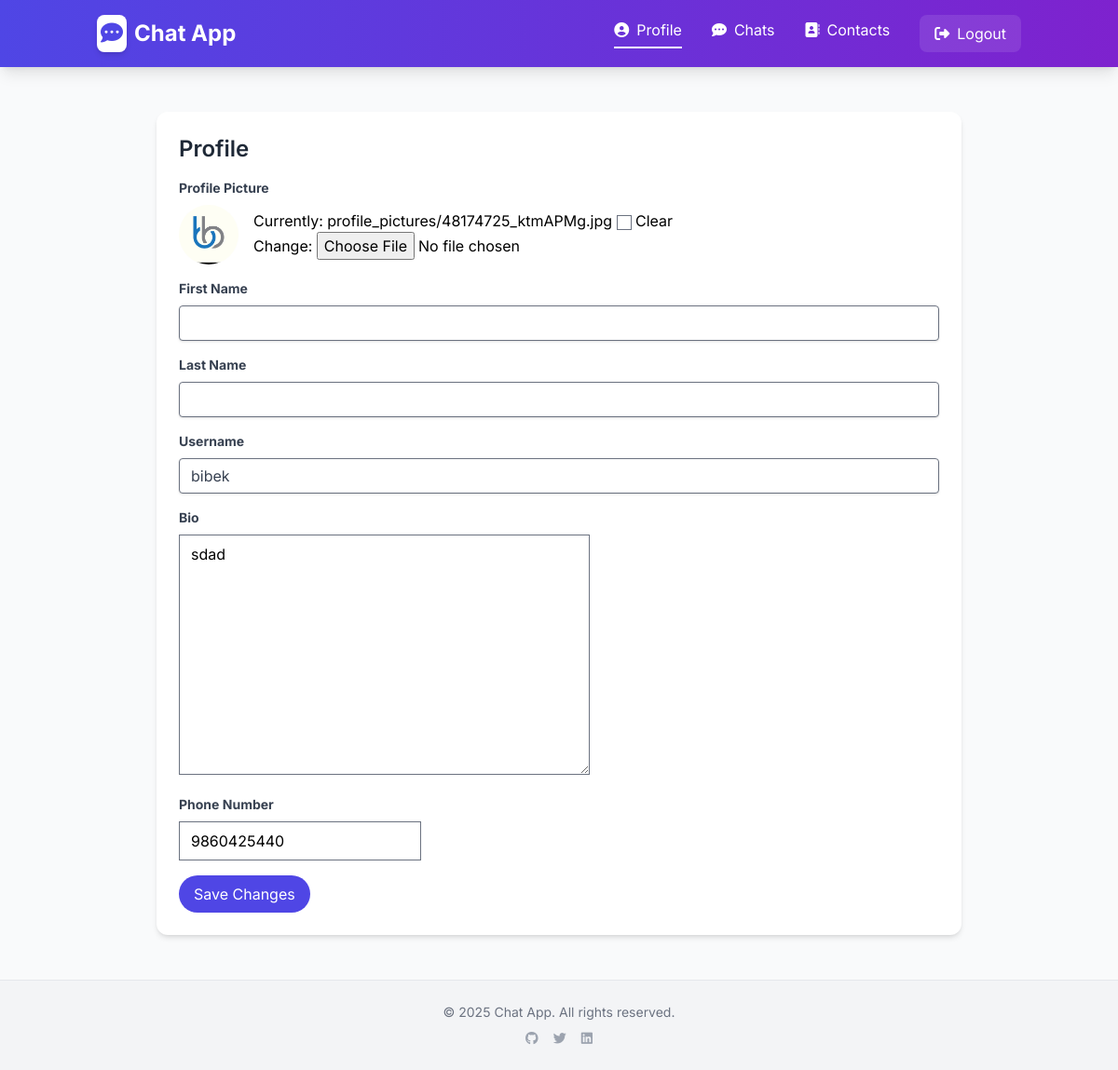
Before: /profile/ (signed in) with the older database file.
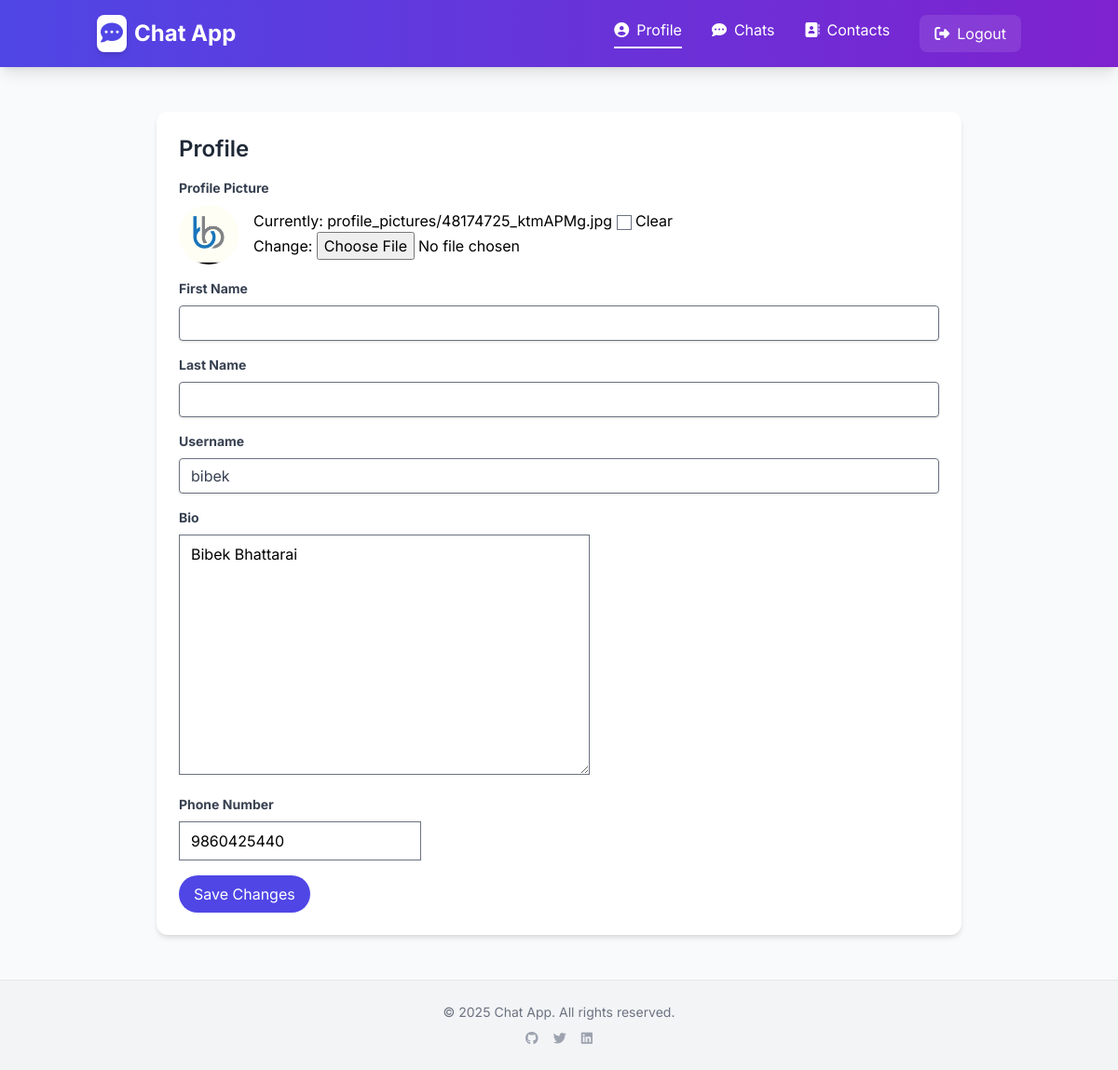
After: the same page with the newer database file.
### chat/models.py (models this page shows, shortened)
class Profile(models.Model):
    user = models.OneToOneField(User, on_delete=models.CASCADE)
    profile_picture = models.ImageField(upload_to='profile_pictures/', null=True, blank=True)
    bio = models.TextField(max_length=500, blank=True)
    phone_number = models.CharField(max_length=15, blank=True)

### chat/views.py (the view)
# urls.py: path('profile/', views.profile, name='profile'),
@login_required
def profile(request):
    profile, created = Profile.objects.get_or_create(user=request.user)
    if request.method == 'POST':
        form = ProfileForm(request.POST, request.FILES, instance=profile)
        if form.is_valid():
            user = request.user
            user.first_name = request.POST.get('first_name', user.first_name)
            user.last_name = request.POST.get('last_name', user.last_name)
            user.username = request.POST.get('username', user.username)
            user.save()
            form.save()
            return redirect('profile')
    else:
        form = ProfileForm(instance=profile)
    return render(request, 'chat/profile.html', {'form': form})

### chat/forms.py
class ProfileForm(forms.ModelForm):
    class Meta:
        model = Profile
        fields = ['profile_picture', 'bio', 'phone_number']

### chat/templates/chat/profile.html (shortened to what this page needs)
{% extends 'base.html' %}
{% load tailwind_tags %}
{% block content %}
<div class="max-w-4xl mx-auto p-4">
    <div class="bg-white rounded-xl shadow-md overflow-hidden">
        <div class="p-6">
            <h2 class="text-2xl font-semibold text-gray-800 mb-4">Profile</h2>
            <form method="post" enctype="multipart/form-data">
                <div class="mb-4">
                    <label class="block text-gray-700 text-sm font-bold mb-2" for="id_profile_picture">
                        Profile Picture
                    </label>
                    <div class="flex items-center space-x-4">
                        <div class="flex-shrink-0">
                            {% if user.profile.profile_picture %}
                                <img class="h-16 w-16 rounded-full object-cover" src="{{ user.profile.profile_picture.url }}" alt="{{ user.username }}">
                            {% else %}
                                <div class="h-16 w-16 rounded-full bg-gray-200 flex items-center justify-center">
                                    <span class="text-gray-500 text-sm">No Image</span>
                                </div>
                            {% endif %}
                        </div>
                        <div class="flex-1">
                            {{ form.profile_picture }}
                        </div>
                    </div>
                </div>
                <div class="mb-4">
                    <label class="block text-gray-700 text-sm font-bold mb-2" for="id_first_name">
                        First Name
                    </label>
                    <input type="text" name="first_name" id="id_first_name" value="{{ user.first_name }}" class="shadow appearance-none border rounded w-full py-2 px-3 text-gray-700 leading-tight focus:outline-none focus:shadow-outline">
                </div>
                <div class="mb-4">
                    <label class="block text-gray-700 text-sm font-bold mb-2" for="id_last_name">
                        Last Name
                    </label>
                    <input type="text" name="last_name" id="id_last_name" value="{{ user.last_name }}" class="shadow appearance-none border rounded w-full py-2 px-3 text-gray-700 leading-tight focus:outline-none focus:shadow-outline">
                </div>
                <div class="mb-4">
                    <label class="block text-gray-700 text-sm font-bold mb-2" for="id_username">
                        Username
                    </label>
                    <input type="text" name="username" id="id_username" value="{{ user.username }}" class="shadow appearance-none border rounded w-full py-2 px-3 text-gray-700 leading-tight focus:outline-none focus:shadow-outline">
                </div>
                <div class="mb-4">
                    <label class="block text-gray-700 text-sm font-bold mb-2" for="id_bio">
                        Bio
                    </label>
                    {{ form.bio }}
                </div>
                <div class="mb-4">
                    <label class="block text-gray-700 text-sm font-bold mb-2" for="id_phone_number">
                        Phone Number
                    </label>
                    {{ form.phone_number }}
                </div>
                <button type="submit" class="bg-indigo-600 text-white px-4 py-2 rounded-full hover:bg-indigo-700 transition action-button">
                    Save Changes
                </button>
            </form>
        </div>
    </div>
</div>
{% endblock %}

### chat/templates/base.html (shortened to what this page needs)
{% load tailwind_tags %}
<!DOCTYPE html>
<html lang="en">
<head>
    {% tailwind_css %}
    <link rel="stylesheet" href="https://cdnjs.cloudflare.com/ajax/libs/font-awesome/6.1.1/css/all.min.css">
</head>
<body class="bg-gray-50 min-h-screen flex flex-col">
    <nav class="bg-gradient-to-r from-indigo-600 to-purple-700 text-white shadow-lg sticky top-0 z-40">
        <div class="container mx-auto px-4 py-4">
            <div class="flex justify-between items-center">
                <a href="{% url 'index' %}" class="text-2xl font-bold hover:text-white transition duration-200 flex items-center">
                    <span class="bg-white text-indigo-600 rounded-lg p-1 mr-2 shadow-md">
                        <i class="fas fa-comment-dots"></i>
                    </span>
                    Chat App
                </a>
                <div id="navbarMenu" class="hidden md:block">
                    <ul class="flex space-x-8">
                        {% if user.is_authenticated %}
                        <li>
                            <a href="{% url 'profile' %}" class="nav-item flex items-center py-1 hover:text-white transition duration-200 {% if request.resolver_match.url_name == 'profile' %}active{% endif %}">
                                <i class="fas fa-user-circle mr-2"></i> Profile
                            </a>
                        </li>
                        <li>
                            <a href="{% url 'index' %}" class="nav-item flex items-center py-1 hover:text-white transition duration-200 {% if request.resolver_match.url_name == 'index' %}active{% endif %}">
                                <i class="fas fa-comment-dots mr-2"></i> Chats
                            </a>
                        </li>
                        <li>
                            <a href="{% url 'contacts' %}" class="nav-item flex items-center py-1 hover:text-white transition duration-200 {% if request.resolver_match.url_name == 'contacts' %}active{% endif %}">
                                <i class="fas fa-address-book mr-2"></i> Contacts
                            </a>
                        </li>
                        <li>
                            <a href="{% url 'logout' %}" class="flex items-center bg-white/10 hover:bg-white/20 px-4 py-2 rounded-lg transition duration-200">
                                <i class="fas fa-sign-out-alt mr-2"></i> Logout
                            </a>
                        </li>
                        {% endif %}
                    </ul>
                </div>
            </div>
        </div>
    </nav>
    <main class="container mx-auto px-4 py-8 flex-grow">
        {% block content %}{% endblock %}
    </main>
    <footer class="bg-gray-100 py-6 border-t border-gray-200">
        <div class="container mx-auto px-4 text-center text-gray-500 text-sm">
            <p>© {% now "Y" %} Chat App. All rights reserved.</p>
            <div class="mt-2 flex justify-center space-x-4">
                <a href="#" class="text-gray-400 hover:text-indigo-600 transition">
                    <i class="fab fa-github"></i>
                </a>
                <a href="#" class="text-gray-400 hover:text-indigo-600 transition">
                    <i class="fab fa-twitter"></i>
                </a>
                <a href="#" class="text-gray-400 hover:text-indigo-600 transition">
                    <i class="fab fa-linkedin"></i>
                </a>
            </div>
        </div>
    </footer>
</body>
</html>

### chat/templates/base.html (style rules this page uses)
body { font-family: 'Inter', sans-serif; }
.nav-item { position: relative; }
.nav-item::after { content: ''; position: absolute; bottom: -4px; left: 0; width: 0; height: 2px; background-color: white; transition: width 0.3s; }
.nav-item.active::after { width: 100%; }

Changed rows visible on the page:
changed Profile: bio "sdad" → "Bibek Bhattarai"
